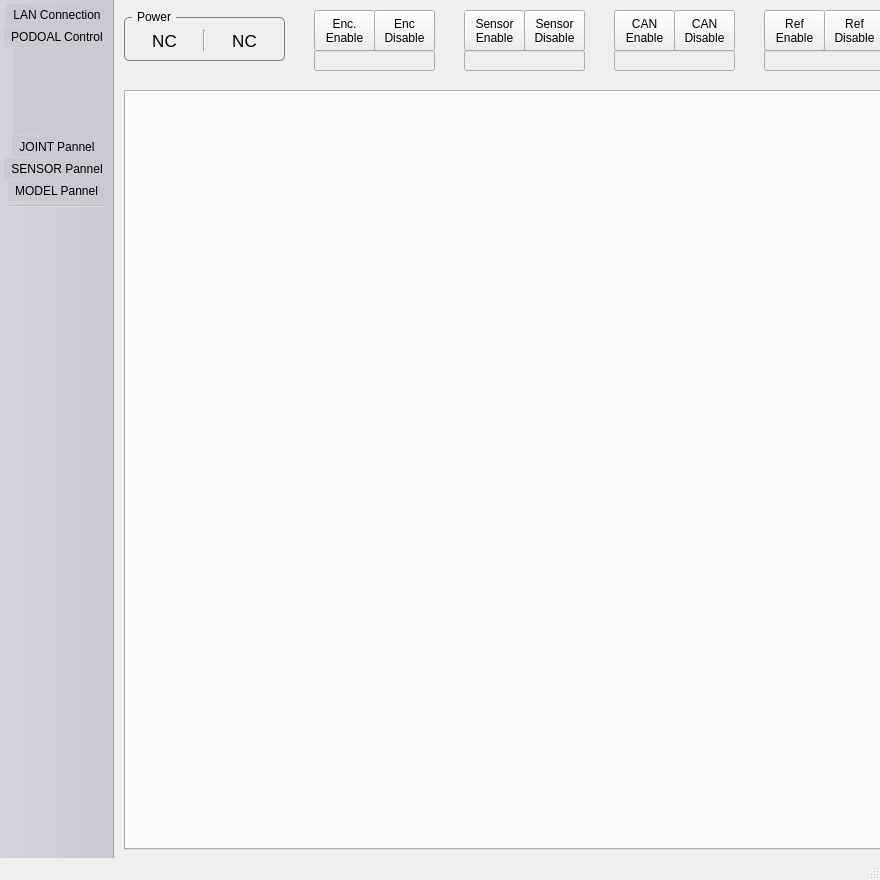
<?xml version="1.0" encoding="UTF-8"?>
<ui version="4.0">
 <class>GUIMainWindow</class>
 <widget class="QMainWindow" name="GUIMainWindow">
  <property name="geometry">
   <rect>
    <x>0</x>
    <y>0</y>
    <width>880</width>
    <height>880</height>
   </rect>
  </property>
  <property name="windowTitle">
   <string>PODO GUI -- Rainbow Robotics</string>
  </property>
  <widget class="QWidget" name="centralWidget">
   <widget class="QTabWidget" name="MAIN_TAB">
    <property name="geometry">
     <rect>
      <x>10</x>
      <y>90</y>
      <width>760</width>
      <height>760</height>
     </rect>
    </property>
    <property name="currentIndex">
     <number>-1</number>
    </property>
   </widget>
   <widget class="QGroupBox" name="groupBox_2">
    <property name="geometry">
     <rect>
      <x>10</x>
      <y>10</y>
      <width>161</width>
      <height>51</height>
     </rect>
    </property>
    <property name="styleSheet">
     <string notr="true">QGroupBox {
    border: 1px solid gray;
    border-radius: 5px;
    margin-top: 7px;
}

QGroupBox::title {
    subcontrol-origin: margin;
    left: 8px;
    padding: 0 3px 0 3px;
}

</string>
    </property>
    <property name="title">
     <string>Power</string>
    </property>
    <widget class="QLabel" name="LB_VOLTAGE">
     <property name="geometry">
      <rect>
       <x>10</x>
       <y>20</y>
       <width>61</width>
       <height>21</height>
      </rect>
     </property>
     <property name="font">
      <font>
       <pointsize>13</pointsize>
      </font>
     </property>
     <property name="text">
      <string>NC</string>
     </property>
     <property name="alignment">
      <set>Qt::AlignCenter</set>
     </property>
    </widget>
    <widget class="Line" name="line">
     <property name="geometry">
      <rect>
       <x>70</x>
       <y>20</y>
       <width>20</width>
       <height>21</height>
      </rect>
     </property>
     <property name="orientation">
      <enum>Qt::Vertical</enum>
     </property>
    </widget>
    <widget class="QLabel" name="LB_CURRENT">
     <property name="geometry">
      <rect>
       <x>90</x>
       <y>20</y>
       <width>61</width>
       <height>21</height>
      </rect>
     </property>
     <property name="font">
      <font>
       <pointsize>13</pointsize>
      </font>
     </property>
     <property name="text">
      <string>NC</string>
     </property>
     <property name="alignment">
      <set>Qt::AlignCenter</set>
     </property>
    </widget>
   </widget>
   <widget class="QPushButton" name="BTN_REF_ENABLE">
    <property name="geometry">
     <rect>
      <x>650</x>
      <y>10</y>
      <width>61</width>
      <height>41</height>
     </rect>
    </property>
    <property name="text">
     <string>Ref
Enable</string>
    </property>
   </widget>
   <widget class="QPushButton" name="BTN_REF_DISABLE">
    <property name="geometry">
     <rect>
      <x>710</x>
      <y>10</y>
      <width>61</width>
      <height>41</height>
     </rect>
    </property>
    <property name="text">
     <string>Ref
Disable</string>
    </property>
   </widget>
   <widget class="QPushButton" name="BTN_CAN_DISABLE">
    <property name="geometry">
     <rect>
      <x>560</x>
      <y>10</y>
      <width>61</width>
      <height>41</height>
     </rect>
    </property>
    <property name="text">
     <string>CAN
Disable</string>
    </property>
   </widget>
   <widget class="QPushButton" name="BTN_CAN_ENABLE">
    <property name="geometry">
     <rect>
      <x>500</x>
      <y>10</y>
      <width>61</width>
      <height>41</height>
     </rect>
    </property>
    <property name="text">
     <string>CAN
Enable</string>
    </property>
   </widget>
   <widget class="QPushButton" name="BTN_SENSOR_ENABLE">
    <property name="geometry">
     <rect>
      <x>350</x>
      <y>10</y>
      <width>61</width>
      <height>41</height>
     </rect>
    </property>
    <property name="text">
     <string>Sensor
Enable</string>
    </property>
   </widget>
   <widget class="QPushButton" name="BTN_SENSOR_DISABLE">
    <property name="geometry">
     <rect>
      <x>410</x>
      <y>10</y>
      <width>61</width>
      <height>41</height>
     </rect>
    </property>
    <property name="text">
     <string>Sensor
Disable</string>
    </property>
   </widget>
   <widget class="QPushButton" name="BTN_ENCODER_DISABLE">
    <property name="geometry">
     <rect>
      <x>260</x>
      <y>10</y>
      <width>61</width>
      <height>41</height>
     </rect>
    </property>
    <property name="text">
     <string>Enc
Disable</string>
    </property>
   </widget>
   <widget class="QPushButton" name="BTN_ENCODER_ENABLE">
    <property name="geometry">
     <rect>
      <x>200</x>
      <y>10</y>
      <width>61</width>
      <height>41</height>
     </rect>
    </property>
    <property name="text">
     <string>Enc.
Enable</string>
    </property>
   </widget>
   <widget class="QLineEdit" name="LE_ENC_STAT">
    <property name="enabled">
     <bool>false</bool>
    </property>
    <property name="geometry">
     <rect>
      <x>200</x>
      <y>50</y>
      <width>121</width>
      <height>21</height>
     </rect>
    </property>
    <property name="readOnly">
     <bool>true</bool>
    </property>
   </widget>
   <widget class="QLineEdit" name="LE_SEN_STAT">
    <property name="enabled">
     <bool>false</bool>
    </property>
    <property name="geometry">
     <rect>
      <x>350</x>
      <y>50</y>
      <width>121</width>
      <height>21</height>
     </rect>
    </property>
    <property name="readOnly">
     <bool>true</bool>
    </property>
   </widget>
   <widget class="QLineEdit" name="LE_CAN_STAT">
    <property name="enabled">
     <bool>false</bool>
    </property>
    <property name="geometry">
     <rect>
      <x>500</x>
      <y>50</y>
      <width>121</width>
      <height>21</height>
     </rect>
    </property>
    <property name="readOnly">
     <bool>true</bool>
    </property>
   </widget>
   <widget class="QLineEdit" name="LE_REF_STAT">
    <property name="enabled">
     <bool>false</bool>
    </property>
    <property name="geometry">
     <rect>
      <x>650</x>
      <y>50</y>
      <width>121</width>
      <height>21</height>
     </rect>
    </property>
    <property name="readOnly">
     <bool>true</bool>
    </property>
   </widget>
  </widget>
  <widget class="QMenuBar" name="menuBar">
   <property name="geometry">
    <rect>
     <x>0</x>
     <y>0</y>
     <width>880</width>
     <height>19</height>
    </rect>
   </property>
  </widget>
  <widget class="QToolBar" name="mainToolBar">
   <property name="sizePolicy">
    <sizepolicy hsizetype="Fixed" vsizetype="Preferred">
     <horstretch>0</horstretch>
     <verstretch>0</verstretch>
    </sizepolicy>
   </property>
   <property name="styleSheet">
    <string notr="true">background-color: rgb(202, 203, 210);</string>
   </property>
   <property name="movable">
    <bool>false</bool>
   </property>
   <property name="iconSize">
    <size>
     <width>80</width>
     <height>80</height>
    </size>
   </property>
   <attribute name="toolBarArea">
    <enum>LeftToolBarArea</enum>
   </attribute>
   <attribute name="toolBarBreak">
    <bool>false</bool>
   </attribute>
   <addaction name="actionLAN"/>
   <addaction name="actionPODOAL"/>
   <addaction name="actionDUMMY"/>
   <addaction name="actionJOINT"/>
   <addaction name="actionSENSOR"/>
   <addaction name="actionMODEL"/>
   <addaction name="separator"/>
  </widget>
  <widget class="QStatusBar" name="statusBar"/>
  <action name="actionLAN">
   <property name="checkable">
    <bool>true</bool>
   </property>
   <property name="icon">
    <iconset>
     <normaloff>../../share/GUI/icon/LAN_OFF_BLACK.png</normaloff>
     <normalon>../../share/GUI/icon/LAN_OFF_BLUE.png</normalon>../../share/GUI/icon/LAN_OFF_BLACK.png</iconset>
   </property>
   <property name="text">
    <string>LAN Connection</string>
   </property>
   <property name="toolTip">
    <string>LAN Connection</string>
   </property>
  </action>
  <action name="actionPODOAL">
   <property name="checkable">
    <bool>true</bool>
   </property>
   <property name="icon">
    <iconset>
     <normaloff>../../share/GUI/icon/MODULE_BLACK.png</normaloff>
     <normalon>../../share/GUI/icon/MODULE_BLUE.png</normalon>../../share/GUI/icon/MODULE_BLACK.png</iconset>
   </property>
   <property name="text">
    <string>PODOAL Control</string>
   </property>
   <property name="toolTip">
    <string>PODOAL Control</string>
   </property>
  </action>
  <action name="actionJOINT">
   <property name="checkable">
    <bool>true</bool>
   </property>
   <property name="icon">
    <iconset>
     <normaloff>../../share/GUI/icon/JOINT_BLACK.png</normaloff>
     <normalon>../../share/GUI/icon/JOINT_BLUE.png</normalon>../../share/GUI/icon/JOINT_BLACK.png</iconset>
   </property>
   <property name="text">
    <string>JOINT Pannel</string>
   </property>
   <property name="toolTip">
    <string>JOINT Pannel</string>
   </property>
  </action>
  <action name="actionSENSOR">
   <property name="checkable">
    <bool>true</bool>
   </property>
   <property name="icon">
    <iconset>
     <normaloff>../../share/GUI/icon/SENSOR_BLACK.png</normaloff>
     <normalon>../../share/GUI/icon/SENSOR_BLUE.png</normalon>../../share/GUI/icon/SENSOR_BLACK.png</iconset>
   </property>
   <property name="text">
    <string>SENSOR Pannel</string>
   </property>
   <property name="toolTip">
    <string>SENSOR Pannel</string>
   </property>
  </action>
  <action name="actionDUMMY">
   <property name="enabled">
    <bool>false</bool>
   </property>
   <property name="text">
    <string/>
   </property>
  </action>
  <action name="actionMODEL">
   <property name="checkable">
    <bool>true</bool>
   </property>
   <property name="icon">
    <iconset>
     <normaloff>../../share/GUI/icon/SIMULATOR_BLACK.png</normaloff>
     <normalon>../../share/GUI/icon/SIMULATOR_BLUE.png</normalon>../../share/GUI/icon/SIMULATOR_BLACK.png</iconset>
   </property>
   <property name="text">
    <string>MODEL Pannel</string>
   </property>
   <property name="toolTip">
    <string>MODEL Pannel</string>
   </property>
  </action>
 </widget>
 <layoutdefault spacing="6" margin="11"/>
 <resources/>
 <connections/>
</ui>
